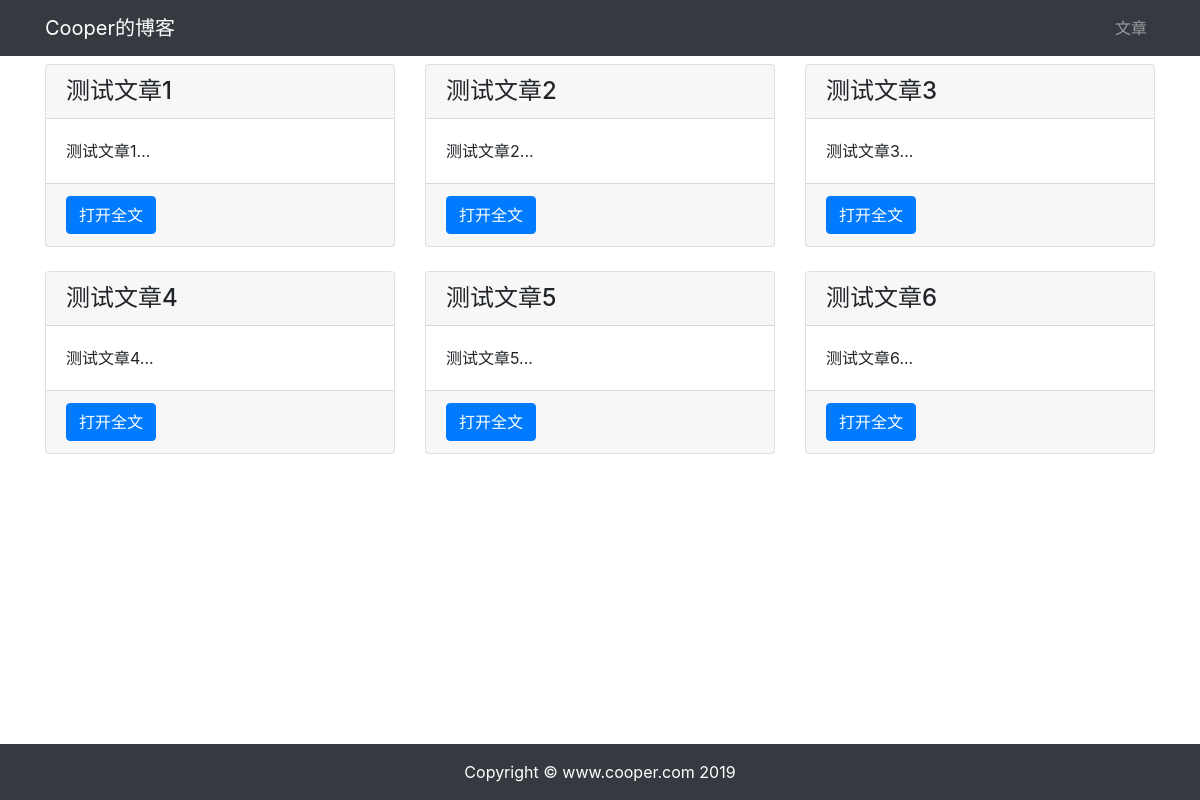
The app's page /article/, older data.
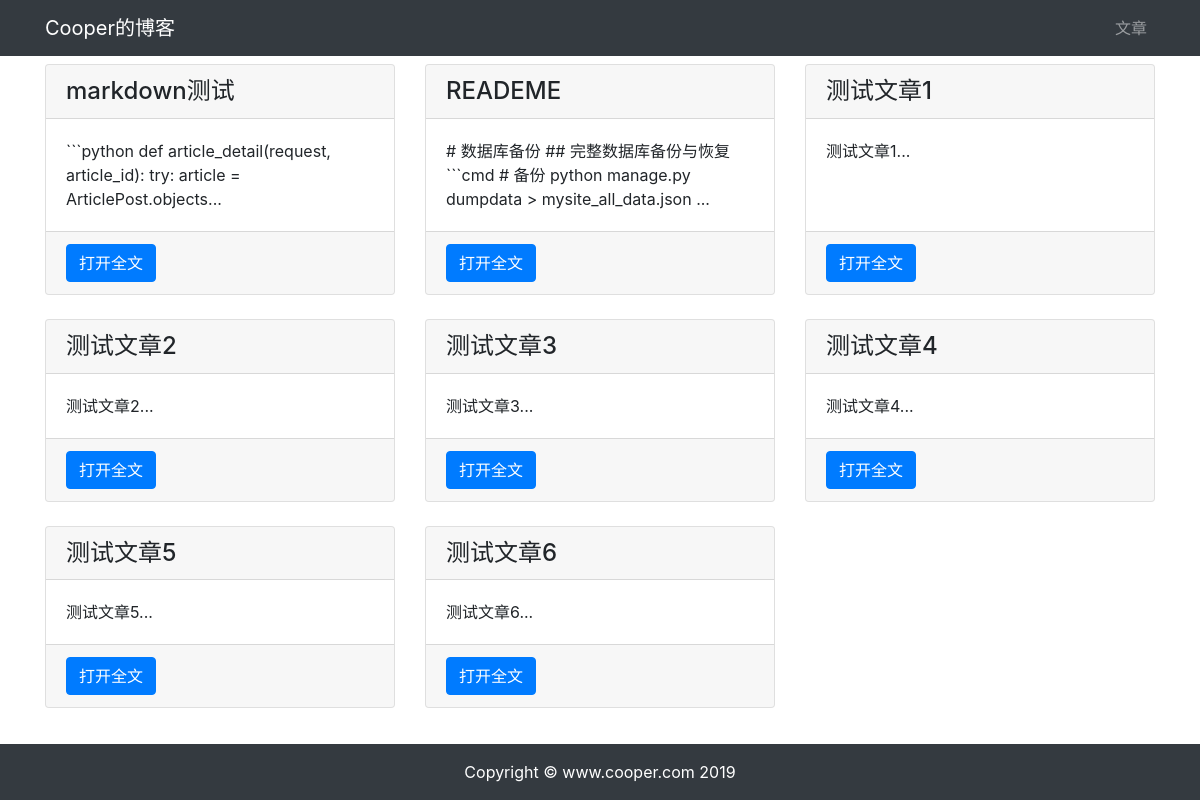
The same page, newer data.
### article/models.py (models this page shows, shortened)
class ArticlePost(models.Model):
    author = models.ForeignKey(User, on_delete=models.CASCADE)
    title = models.CharField(max_length=100)
    body = models.TextField()
    created = models.DateTimeField(default=timezone.now)
    updated = models.DateTimeField(auto_now=True)
    class Meta:
        ordering = ('-created',)
        verbose_name = '文章'
        verbose_name_plural = verbose_name

### article/views.py (the view)
# urls.py: path('', views.article_list, name='article_list'),
def article_list(request):
    articles = ArticlePost.objects.all()
    context = {'articles': articles}
    return render(request, 'article/list.html', context)

### templates/article/list.html (shortened to what this page needs)
{% extends "base.html" %}
{% load staticfiles %}
{% block content %}
    <div class="container">
        <div class="row mt-2">
            {% for article in articles %}
                <div class="col-4 mb-4">
                    <div class="card h-100">
                        <h4 class="card-header">{{ article.title }}</h4>
                        <div class="card-body">
                            <p class="card-text">{{ article.body|slice:'100' }}...</p>
                        </div>
                        <div class="card-footer">
                            <a href="#" class="btn btn-primary">打开全文</a>
                        </div>
                    </div>
                </div>
            {% endfor %}
        </div>
    </div>
{% endblock content %}

Row changes from the older to the newer data that the page shows:
added ArticlePost: title "markdown测试", body "```python def article_detail(request, article_id): try: article = ArticlePost.objects"
added ArticlePost: title "READEME", body "# 数据库备份 ## 完整数据库备份与恢复 ```cmd # 备份 python manage.py dumpdata > mysite_all_data.json"
